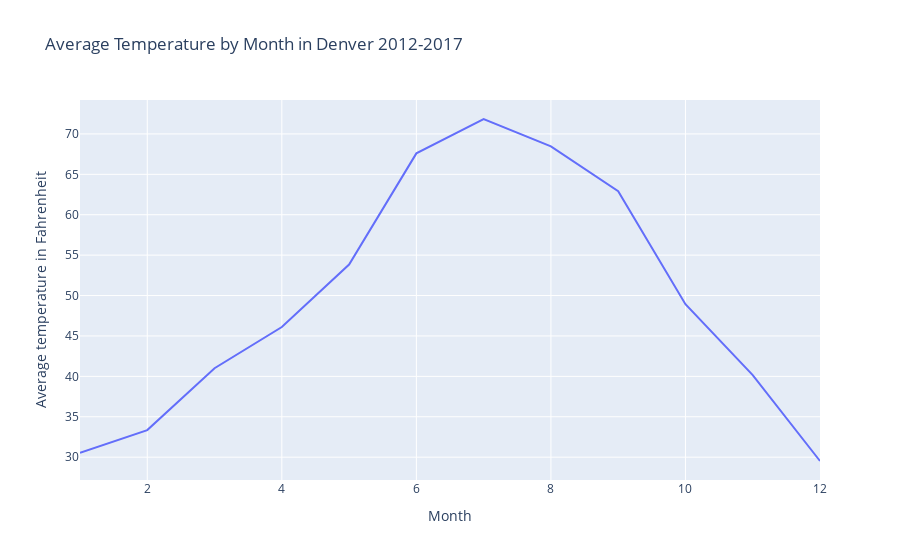

Here is the notebook cell this chart was saved with:
### Code cell
px.line(filled_df.groupby('Month').agg({'Denver':'mean'}).reset_index(), x='Month', y='Denver',
       labels={
                     "Month": "Month",
                     "Denver": "Average temperature in Fahrenheit",
                 },
                title="Average Temperature by Month in Denver 2012-2017")

### Figure 1 — Plotly figure (JSON) as saved in the notebook; plotly's stock layout.template omitted (floating-point values rounded to 4 significant figures)
{"data": [{"hovertemplate": "Month=%{x}<br>Average temperature in Fahrenheit=%{y}<extra></extra>", "legendgroup": "", "line": {"color": "#636efa", "dash": "solid"}, "mode": "lines", "name": "", "orientation": "v", "showlegend": false, "type": "scatter", "x": [1, 2, 3, 4, 5, 6, 7, 8, 9, 10, 11, 12], "xaxis": "x", "y": [30.54, 33.35, 41.01, 46.11, 53.83, 67.59, 71.85, 68.47, 62.91, 48.94, 40.17, 29.53], "yaxis": "y"}], "layout": {"legend": {"tracegroupgap": 0}, "title": {"text": "Average Temperature by Month in Denver 2012-2017"}, "xaxis": {"anchor": "y", "domain": [0, 1], "title": {"text": "Month"}}, "yaxis": {"anchor": "x", "domain": [0, 1], "title": {"text": "Average temperature in Fahrenheit"}}}}
